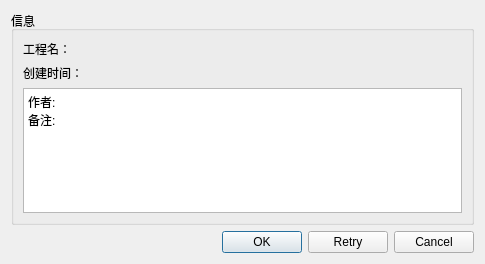
<?xml version="1.0" encoding="UTF-8"?>
<ui version="4.0">
 <class>W_ProjectNote</class>
 <widget class="QDialog" name="W_ProjectNote">
  <property name="geometry">
   <rect>
    <x>0</x>
    <y>0</y>
    <width>485</width>
    <height>264</height>
   </rect>
  </property>
  <property name="windowTitle">
   <string>工程笔记</string>
  </property>
  <layout class="QVBoxLayout" name="verticalLayout">
   <item>
    <widget class="QGroupBox" name="groupBox">
     <property name="title">
      <string>信息</string>
     </property>
     <layout class="QVBoxLayout" name="verticalLayout_2">
      <item>
       <widget class="QLabel" name="label">
        <property name="text">
         <string>工程名：</string>
        </property>
       </widget>
      </item>
      <item>
       <widget class="QLabel" name="label_2">
        <property name="text">
         <string>创建时间：</string>
        </property>
       </widget>
      </item>
      <item>
       <widget class="QPlainTextEdit" name="plainTextEdit">
        <property name="plainText">
         <string>作者: 
备注: </string>
        </property>
       </widget>
      </item>
     </layout>
    </widget>
   </item>
   <item>
    <widget class="QDialogButtonBox" name="buttonBox">
     <property name="standardButtons">
      <set>QDialogButtonBox::Cancel|QDialogButtonBox::Ok|QDialogButtonBox::Retry</set>
     </property>
    </widget>
   </item>
  </layout>
 </widget>
 <resources/>
 <connections>
  <connection>
   <sender>buttonBox</sender>
   <signal>rejected()</signal>
   <receiver>W_ProjectNote</receiver>
   <slot>reject()</slot>
   <hints>
    <hint type="sourcelabel">
     <x>234</x>
     <y>248</y>
    </hint>
    <hint type="destinationlabel">
     <x>478</x>
     <y>184</y>
    </hint>
   </hints>
  </connection>
 </connections>
</ui>
